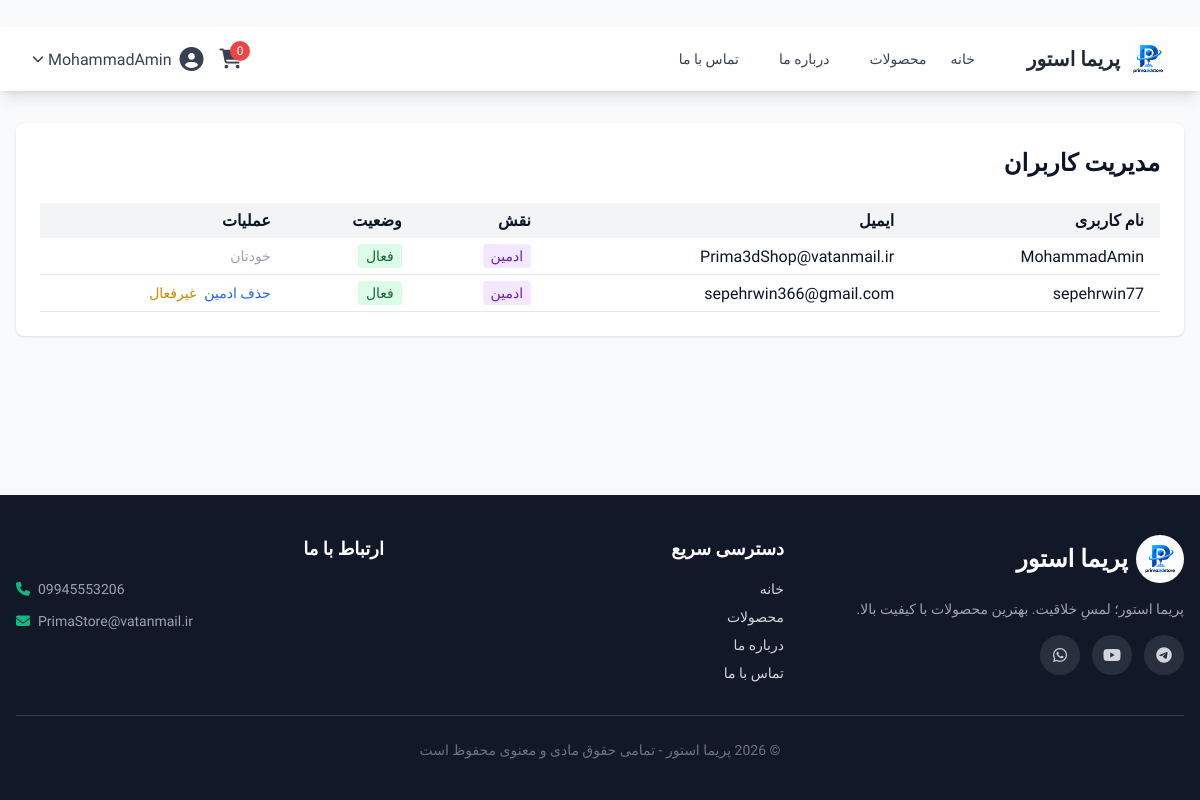
Page /admin/users (signed in) on the committed database.
### app/main.py (models this page shows)
class User(UserMixin, db.Model):
    __tablename__ = 'users'
    id = db.Column(db.Integer, primary_key=True)
    username = db.Column(db.String(80), unique=True, nullable=False)
    email = db.Column(db.String(120), unique=True, nullable=False)
    password_hash = db.Column(db.String(200), nullable=False)
    full_name = db.Column(db.String(100))
    is_admin = db.Column(db.Boolean, default=False)
    is_active = db.Column(db.Boolean, default=True)

### app/main.py (the view)
@app.route('/admin/users')
@login_required
def admin_users():
    if not current_user.is_admin:
        flash('دسترسی غیرمجاز!', 'error')
        return redirect(url_for('index'))
    users = User.query.all()
    return render_template('admin/users.html', users=users)

### app/main.py (called while the page is built)
@login_manager.user_loader
def load_user(user_id):
    return User.query.get(int(user_id))

@app.context_processor
def inject_announcement():
    global announcement, announcement_link, announcement_page
    from datetime import datetime
    current_page = request.endpoint or ""
    show = False
    if announcement_page == "all":
        show = True
    elif announcement_page == "home" and current_page == "index":
        show = True
    elif announcement_page == "products" and current_page == "products":
        show = True
    elif announcement_page == "product" and current_page == "product_detail":
        show = True
    return {
        "announcement": announcement if show else None,
        "announcement_link": announcement_link if show else None,
        "now": datetime.now()
    }

### app/interfaces/templates/admin/users.html (shortened to what this page needs)
﻿{% extends "base.html" %}
{% block content %}
<div class="bg-white rounded-lg shadow p-6">
    <h1 class="text-2xl font-bold mb-6">مدیریت کاربران</h1>
    <div class="overflow-x-auto">
        <table class="w-full">
            <thead>
                <tr class="bg-gray-100">
                    <th class="px-4 py-2 text-right">نام کاربری</th>
                    <th class="px-4 py-2 text-right">ایمیل</th>
                    <th class="px-4 py-2 text-right">نقش</th>
                    <th class="px-4 py-2 text-right">وضعیت</th>
                    <th class="px-4 py-2 text-right">عملیات</th>
                </tr>
            </thead>
            <tbody>
                {% for user in users %}
                <tr class="border-b">
                    <td class="px-4 py-2">{{ user.username }}</td>
                    <td class="px-4 py-2">{{ user.email }}</td>
                    <td class="px-4 py-2">
                        {% if user.is_admin %}
                            <span class="px-2 py-1 rounded text-sm bg-purple-100 text-purple-800">ادمین</span>
                        {% else %}
                            <span class="px-2 py-1 rounded text-sm bg-gray-100 text-gray-800">کاربر</span>
                        {% endif %}
                    </td>
                    <td class="px-4 py-2">
                        {% if user.is_active %}
                            <span class="px-2 py-1 rounded text-sm bg-green-100 text-green-800">فعال</span>
                        {% else %}
                            <span class="px-2 py-1 rounded text-sm bg-red-100 text-red-800">غیرفعال</span>
                        {% endif %}
                    </td>
                    <td class="px-4 py-2">
                        <div class="flex gap-2">
                            {% if user.id != current_user.id %}
                            <form action="/admin/users/toggle-admin/{{ user.id }}" method="POST">
                                <button type="submit" class="text-blue-600 hover:text-blue-800 text-sm">
                                    {% if user.is_admin %}حذف ادمین{% else %}ادمین کن{% endif %}
                                </button>
                            </form>
                            <form action="/admin/users/toggle-status/{{ user.id }}" method="POST">
                                <button type="submit" class="text-sm {% if user.is_active %}text-yellow-600 hover:text-yellow-800{% else %}text-green-600 hover:text-green-800{% endif %}">
                                    {% if user.is_active %}غیرفعال{% else %}فعال{% endif %}
                                </button>
                            </form>
                            {% else %}
                            <span class="text-sm text-gray-400">خودتان</span>
                            {% endif %}
                        </div>
                    </td>
                </tr>
                {% endfor %}
            </tbody>
        </table>
    </div>
</div>
{% endblock %}

### app/interfaces/templates/base.html (shortened to what this page needs)
<!DOCTYPE html>
<html lang="fa" dir="rtl">
<head>
    <script src="{{ url_for('static', filename='js/tailwind.js') }}"></script>
    <link href="https://cdnjs.cloudflare.com/ajax/libs/font-awesome/6.5.1/css/all.min.css" rel="stylesheet">
    <link rel="stylesheet" href="{{ url_for('static', filename='css/style.css') }}">
</head>
<body class="bg-gray-50 flex flex-col min-h-screen">
    <nav class="bg-white shadow-lg sticky top-0 z-50">
        <div class="max-w-7xl mx-auto px-4 sm:px-6 lg:px-8">
            <div class="flex justify-between h-16">
                <div class="flex items-center">
                    <a href="/" class="flex items-center gap-2 group">
                        <img src="{{ url_for('static', filename='images/logo.png') }}" alt="پریما استور" class="h-10 w-10 object-contain transition-transform duration-300 group-hover:scale-110 group-hover:rotate-6">
                        <span class="text-xl font-bold text-gray-800 transition-colors duration-300 group-hover:text-emerald-600">پریما استور</span>
                    </a>
                    <div class="hidden md:flex mr-10 space-x-4">
                        <a href="/" class="text-gray-700 hover:text-emerald-600 px-3 py-2 rounded-md text-sm font-medium transition">خانه</a>
                        <a href="/products" class="text-gray-700 hover:text-emerald-600 px-3 py-2 rounded-md text-sm font-medium transition">محصولات</a>
                        <a href="/about" class="text-gray-700 hover:text-emerald-600 px-3 py-2 rounded-md text-sm font-medium transition">درباره ما</a>
                        <a href="/contact" class="text-gray-700 hover:text-emerald-600 px-3 py-2 rounded-md text-sm font-medium transition">تماس با ما</a>
                    </div>
                </div>
                <div class="flex items-center space-x-4 space-x-reverse">
                    <a href="/cart" class="relative text-gray-700 hover:text-emerald-600 transition">
                        <i class="fas fa-shopping-cart text-xl"></i>
                        <span class="absolute -top-2 -right-2 bg-red-500 text-white text-xs rounded-full h-5 w-5 flex items-center justify-center">
                            {{ session.get('cart', {})|length }}
                        </span>
                    </a>
                    {% if current_user.is_authenticated %}
                    <div class="relative group">
                        <button class="flex items-center text-gray-700 hover:text-emerald-600 transition">
                            <i class="fas fa-user-circle text-2xl"></i>
                            <span class="mr-2">{{ current_user.username }}</span>
                            <i class="fas fa-chevron-down text-xs mr-1"></i>
                        </button>
                    {% else %}
                    <a href="/auth/login" class="text-gray-700 hover:text-emerald-600 transition font-medium">ورود</a>
                    <a href="/auth/register" class="bg-emerald-600 text-white px-4 py-2 rounded-lg hover:bg-emerald-700 transition font-medium">ثبت‌نام</a>
                    {% endif %}
                </div>
            </div>
        </div>
    </nav>
    <main class="flex-grow max-w-7xl mx-auto w-full px-4 py-8">
        {% block content %}{% endblock %}
    </main>
    <footer class="footer bg-gray-900 text-gray-300 mt-auto">
        <div class="max-w-7xl mx-auto px-4 py-10">
            <div class="grid grid-cols-1 md:grid-cols-3 gap-8">
                <div>
                    <a href="/" class="flex items-center gap-2 mb-4 text-white">
                        <img src="{{ url_for('static', filename='images/logo.png') }}" alt="پریما استور" class="h-12 w-12 object-contain bg-white rounded-full p-1">
                        <span class="text-2xl font-bold">پریما استور</span>
                    </a>
                    <p class="text-sm text-gray-400 mb-4">پریما استور؛ لمسِ خلاقیت. بهترین محصولات با کیفیت بالا.</p>
                    <div class="flex gap-3 mt-4">
                        <a href="#" class="social-icon"><i class="fab fa-telegram"></i></a>
                        <a href="#" class="social-icon"><i class="fab fa-youtube"></i></a>
                        <a href="#" class="social-icon"><i class="fab fa-whatsapp"></i></a>
                    </div>
                </div>
                <div>
                    <h4 class="text-white font-bold mb-4 text-lg">دسترسی سریع</h4>
                    <ul class="space-y-2 text-sm">
                        <li><a href="/" class="hover:text-emerald-400 transition">خانه</a></li>
                        <li><a href="/products" class="hover:text-emerald-400 transition">محصولات</a></li>
                        <li><a href="/about" class="hover:text-emerald-400 transition">درباره ما</a></li>
                        <li><a href="/contact" class="hover:text-emerald-400 transition">تماس با ما</a></li>
                    </ul>
                </div>
                <div>
                    <h4 class="text-white font-bold mb-4 text-lg">ارتباط با ما</h4>
                    <ul class="space-y-3 text-sm text-gray-400">
                        <li class="flex items-center gap-2" dir="ltr"><i class="fas fa-phone text-emerald-500"></i> 09945553206</li>
                        <li class="flex items-center gap-2" dir="ltr"><i class="fas fa-envelope text-emerald-500"></i> PrimaStore@vatanmail.ir</li>
                    </ul>
                </div>
            </div>
            <div class="border-t border-gray-700 mt-8 pt-6 text-center text-sm text-gray-500">
                © 2026 پریما استور - تمامی حقوق مادی و معنوی محفوظ است
            </div>
        </div>
    </footer>
</body>
</html>

### app/interfaces/static/css/style.css (style rules this page uses)
:root { --bg-primary: #f0f2f5; --bg-secondary: #ffffff; --bg-card: #ffffff; --bg-card-hover: #f8faff; --text-primary: #0a1628; --text-secondary: #4a5568; --text-muted: #a0aec0; --border-color: #e2e8f0; --primary: #2563eb; --primary-dark: #1d4ed8; --primary-light: rgba(37, 99, 235, 0.1); --primary-gradient: linear-gradient(135deg, #2563eb, #7c3aed); --secondary: #0ea5e9; --accent: #ec4899; --success: #10b981; --warning: #f59e0b; --shadow-sm: 0 1px 3px rgba(0,0,0,0.06); --shadow: 0 4px 20px rgba(0,0,0,0.08); --shadow-lg: 0 8px 40px rgba(0,0,0,0.12); --shadow-xl: 0 12px 60px rgba(0,0,0,0.16); --shadow-primary: 0 4px 20px rgba(37, 99, 235, 0.35); --radius: 16px; --radius-lg: 24px; --transition: all 0.3s cubic-bezier(0.4, 0, 0.2, 1); }
* { margin: 0; padding: 0; box-sizing: border-box; }
html { scroll-behavior: smooth; }
body { background: var(--bg-primary); color: var(--text-primary); font-family: 'Vazirmatn', system-ui, -apple-system, sans-serif; transition: var(--transition); min-height: 100vh; line-height: 1.7; }

### app/interfaces/templates/base.html (style rules this page uses)
body { font-family: 'Vazirmatn', sans-serif; }
.footer .social-icon { display: inline-flex; align-items: center; justify-content: center; width: 40px; height: 40px; border-radius: 50%; background: rgba(255,255,255,0.1); transition: all 0.3s; }

### rows in the picture
User: username "MohammadAmin", email "Prima3dShop@vatanmail.ir", is_admin "ادمین", is_active "فعال", shows "خودتان"
User: username "sepehrwin77", email "sepehrwin366@gmail.com", is_admin "ادمین", is_active "فعال"

### other values in the picture
{{ session.get('cart', {})|length }} "0"
